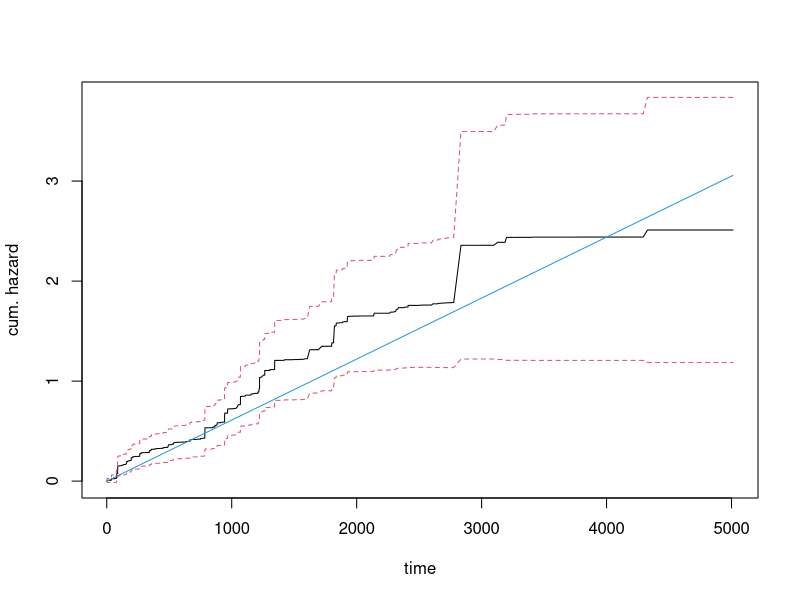

Source code (R):
Hest <- function(time, weight, delta, timrec = NULL) {
  # Computes weighted Nelson-Aalen and its variance estimate.
  # Also extracts results for times in timrec.
  # Assume ordered by time already, from smallest to largest.
  n <- length(time)
  if (is.null(weight))
    weight <- rep(1, n) # Compute global estimate.
  yw <- rev(cumsum(rev(weight)))
  v <- rev(cumsum(rev(weight ^ 2)))
  Hest <- cumsum(jump <- weight * delta / yw) # Nelson-Aalen estimate
  Vest <- cumsum(v / yw ^ 2 * jump) # Variance estimate.
  ans <- list(time = time, H = Hest, V = Vest)
  if (length(timrec) > 0) {
    ans <- c(ans, list(extract = extract(time, cbind(
      H = Hest, V = Vest
    ), timrec)))
  }
  ans
}



plotband <- function(Hout, alpha = .95) {
  # Plot estimate and confidence band.
  # Hout is the list produced by Hest().
  z <- qnorm((1 + alpha) / 2)
  H <- Hout$H
  time <- Hout$time
  width <- z * sqrt(Hout$V)
  upper <- H + width
  lower <- H - width
  plot(
    c(time, time),
    c(upper, lower),
    type = "n",
    xlab = "time",
    ylab = "cum. hazard"
  )
  lines(time, H)
  lines(time, upper, col = 2, lty = 2)
  lines(time, lower, col = 2, lty = 2)
  NULL
}
k = 1000 # number of observations
b = 50
l = 200 # location
set.seed(1234)

x.coord <- runif(k, 0, 1000)
y.coord <- runif(k, 0, 1000)
Stime = rep(0, k)
Ctime = rep(0, k)
for (i in 1:k) {
  Stime[i] = rexp(1, 1 / (1000 + x.coord[i]))
  Ctime[i] = rexp(1, 1 / (1000 + x.coord[i]))
}# spatial varying distribution
Time <- pmin(Stime, Ctime)
Delta <- as.numeric(Stime <= Ctime)
distance = rep(0, k)
xy <- cbind(x.coord, y.coord)
distance <- sqrt(colSums((t(xy) - xy[l, ]) ^ 2))

weight <- exp(-distance / b)
D = data.frame(Time, Delta, weight)

D = D[order(Time), ]
H = Hest(D$Time, D$weight, D$Delta)
plotband(H)
lines(sort(Time), sort(Time) * 1 / (1000 + x.coord[l]), col = '4')